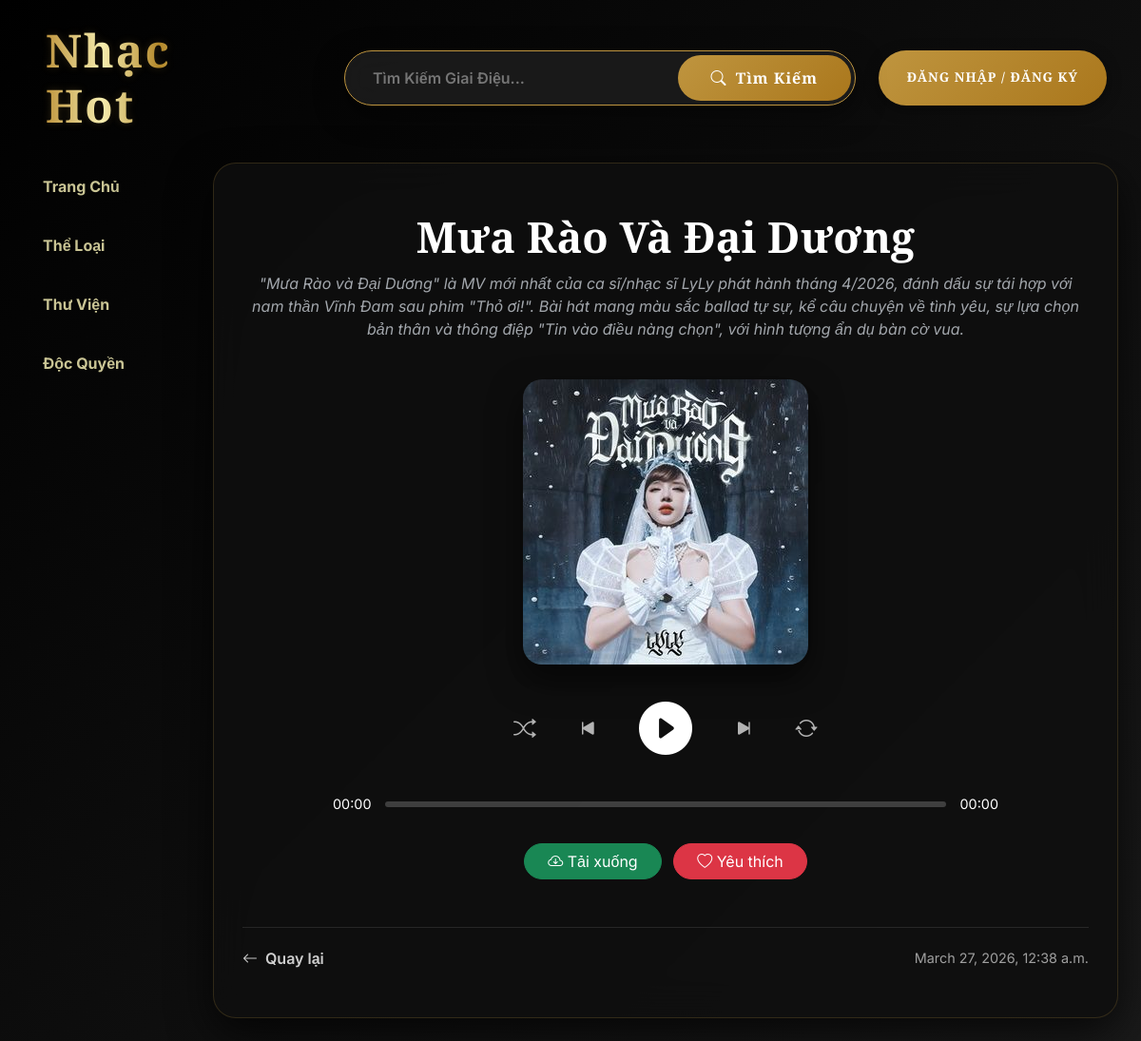
The app's page /music/1/ with its own data.
### index/models.py (models this page shows, shortened)
class Music(models.Model):
    date = models.DateTimeField(auto_now_add=True)
    title = models.CharField(max_length=100)
    content = models.TextField()
    image = models.ImageField(null=True, blank=True)
    audio = models.FileField(null=True, blank=True)

### index/views.py (the view)
# urls.py: path('music/<int:id>/', views.music_detail, name='music_detail'),
def music_detail(request, id):
    item = get_object_or_404(Music, id=id)
    next_url = request.GET.get('next', '/')
    is_downloaded, is_favorited = get_user_status(request, item.id, 'music')
    return render(request, 'index/detail.html', {
        'item': item,
        'type': 'music',
        'next_url': next_url,
        'is_downloaded': is_downloaded,
        'is_favorited': is_favorited
    })

### index/views.py (called while the page is built, shortened)
def get_user_status(request, item_id, source_type):
    return False, False

### index/templates/index/detail.html (shortened to what this page needs)
{% extends "base.html" %}
{% block content %}
<div style="text-align: center; padding-top: 20px;">
  <h2 style="font-size: 2.8rem; margin-bottom: 10px; color: white !important; font-weight: 900;">{{ item.title }}</h2>
  <p style="opacity: 0.7; font-style: italic; color: #e2e8f0;">{{ item.content }}</p>
  {% if item.image %}
  <img src="{{ item.image.url }}"
    style="max-width: 350px; border-radius: 20px; box-shadow: 0 15px 35px rgba(0,0,0,0.6); margin: 25px 0;" />
  {% endif %}
</div>
<div class="music-player-container">
  {% if item.audio %}
  <div class="player-controls">
    <button class="btn-player-icon"><i class="bi bi-shuffle"></i></button>
    <button class="btn-player-icon"><i class="bi bi-skip-start-fill"></i></button>
    <button class="btn-player-icon" onclick="togglePlay()">
      <i id="play-btn-main" class="bi bi-play-circle-fill play-main-btn"></i>
    </button>
    <button class="btn-player-icon"><i class="bi bi-skip-end-fill"></i></button>
    <button class="btn-player-icon"><i class="bi bi-arrow-repeat"></i></button>
  </div>
  <div class="timeline-container">
    <span id="current-time">00:00</span>
    <div class="progress-bar-custom" id="progress-container" onclick="setProgress(event)">
    </div>
    <span id="total-duration">00:00</span>
  </div>
  <div class="text-center mt-4">
    {% if is_downloaded %}
    <a href="{% url 'index:remove_download' type item.id %}?next={{ request.path }}"
      class="btn btn-secondary rounded-pill px-4 me-2">
      <i class="bi bi-cloud-arrow-down-fill"></i> Xóa khỏi máy
    </a>
    {% else %}
    <a href="{% url 'index:add_download' type item.id %}?next={{ request.path }}"
      class="btn btn-success rounded-pill px-4 me-2">
      <i class="bi bi-cloud-arrow-down"></i> Tải xuống
    </a>
    {% endif %}
    {% if is_favorited %}
    <a href="{% url 'index:remove_favorite' type item.id %}?next={{ request.path }}"
      class="btn btn-secondary rounded-pill px-4">
      <i class="bi bi-heart-fill"></i> Bỏ thích
    </a>
    {% else %}
    <a href="{% url 'index:add_favorite' type item.id %}?next={{ request.path }}"
      class="btn btn-danger rounded-pill px-4">
      <i class="bi bi-heart"></i> Yêu thích
    </a>
    {% endif %}
  </div>
  {% endif %}
</div>
<div class="player-footer">
  <div style="display: flex; gap: 20px;">
    <a href="{{ next_url }}" class="back-link-white">
      <i class="bi bi-arrow-left"></i> Quay lại
    </a>
  </div>
  <span class="date-text">{{ item.date }}</span>
</div>
{% endblock %}

### home/templates/base.html (shortened to what this page needs)
<!doctype html>
<html>
{% load static %}
<head>
  <link href="https://cdn.jsdelivr.net/npm/bootstrap@5.3.0/dist/css/bootstrap.min.css" rel="stylesheet" />
  <link rel="stylesheet" href="https://cdn.jsdelivr.net/npm/bootstrap-icons@1.10.5/font/bootstrap-icons.css">
  <link rel="stylesheet" href="{% static 'css/style.css' %}" />
</head>
<body>
  <div class="container-fluid">
    <div class="row align-items-center pt-4 pb-2">
      <div class="col-sm-3 text-start ps-5">
        <h1 class="gold-gradient-text" style="margin: 0; font-size: 3rem; font-weight: 900; letter-spacing: 2px;">
        </h1>
      </div>
      <div class="col-sm-9">
        <div class="d-flex align-items-center justify-content-between pe-4">
          <form class="header-search-form" method="get" action="{% url 'home:search' %}"
            style="height: 58px; padding: 4px; flex: 2; max-width: 600px; margin-left: 50px !important;">
            <input type="text" name="q" placeholder="Tìm kiếm giai điệu..." value="{{ query }}"
              style="text-transform: capitalize;">
            <button type="submit">
              <i class="bi bi-search me-1"></i> Tìm kiếm
            </button>
          </form>
          <div class="auth-wrapper d-flex justify-content-end" style="flex: 1;">
            {% if user.is_authenticated %}
            <div class="dropdown">
              <a href="#" class="gold-text text-decoration-none dropdown-toggle" data-bs-toggle="dropdown"
                style="font-family: 'Playfair Display', serif; font-weight: 900; font-size: 1.1rem; text-transform: uppercase; color: #fcf6ba !important;">
                <i class="bi bi-person-circle"></i> {{ user.username|upper }}
              </a>
              <ul class="dropdown-menu dropdown-menu-dark shadow border-gold" style="border: 1px solid #bf953f;">
                <li>
                  <form action="{% url 'logout' %}" method="post"
                    style="margin:0; background: transparent; border: none;">
                    {% csrf_token %}
                    <button type="submit" class="dropdown-item fw-bold" style="color: #bf953f;">
                      <i class="bi bi-box-arrow-right"></i> ĐĂNG XUẤT
                    </button>
                  </form>
                </li>
              </ul>
            </div>
            {% else %}
            <a href="/accounts/login/" class="text-decoration-none"
              style="font-family: 'Playfair Display', serif; font-weight: 900; font-size: 0.85rem; border: none; padding: 0 30px; height: 58px; display: inline-flex; align-items: center; justify-content: center; border-radius: 30px; background: linear-gradient(135deg, #bf953f, #aa771c); color: #fff; transition: all 0.3s; white-space: nowrap; box-shadow: 0 4px 15px rgba(0, 0, 0, 0.4); text-transform: uppercase; letter-spacing: 1px;">
              ĐĂNG NHẬP / ĐĂNG KÝ
            </a>
            {% endif %}
          </div>
        </div>
      </div>
    </div>
    <div class="row mt-4">
      <div class="col-sm-2 ps-4">
        <ul class="nav flex-column">
          <li><a class="nav-link {% if request.path == '/' %}active{% endif %}" href="/">Trang chủ</a></li>
          <li><a class="nav-link {% if '/category/' in request.path %}active{% endif %}" href="/category/">Thể loại</a></li>
          <li><a class="nav-link {% if '/kho/' in request.path %}active{% endif %}" href="/kho/">Thư viện</a></li>
          <li><a class="nav-link {% if '/docquyen/' in request.path %}active{% endif %}" href="/docquyen/">Độc quyền</a></li>
        </ul>
      </div>
      <div class="col-sm-10 p-4 pt-0">
        <div class="content-wrapper">
          {% block content %}{% endblock %}
        </div>
      </div>
    </div>
  </div>
</body>
</html>

### home/templates/base.html (style rules this page uses)
html, body { font-family: 'Inter', sans-serif; height: 100%; background: linear-gradient(135deg, #000000 0%, #1a1a1a 100%); background-attachment: fixed; color: #e2e8f0; }
h1, h2, h3, h4, h5, h6 { font-family: 'Playfair Display', serif; font-weight: 900; color: #fcf6ba; }
.gold-gradient-text { background: linear-gradient(to right, #bf953f, #fcf6ba, #b38728, #fbf5b7, #aa771c); -webkit-background-clip: text; background-clip: text; color: transparent !important; display: inline-block; text-shadow: 0 0 10px rgba(191, 149, 63, 0.2); }
.header-search-form { display: flex; justify-content: center; background: rgba(30, 30, 30, 0.8); padding: 6px; border-radius: 35px; border: 1px solid #bf953f; backdrop-filter: blur(15px); box-shadow: 0 10px 30px rgba(0, 0, 0, 0.5); margin: 0 !important; }
.header-search-form input[type="text"] { background: transparent; border: none; color: #fcf6ba; padding: 10px 25px; outline: none; flex: 1; font-size: 1rem; font-weight: 600; }
.header-search-form button[type="submit"] { background: linear-gradient(135deg, #bf953f, #aa771c); border: none; color: #fff; font-family: 'Playfair Display', serif; font-weight: 900; border-radius: 30px; padding: 0 35px; height: 100%; transition: all 0.3s; text-transform: capitalize; letter-spacing: 1px; }
.nav-link { color: #fcf6ba; margin-bottom: 12px; transition: all 0.4s cubic-bezier(0.175, 0.885, 0.32, 1.275); border-radius: 12px; padding: 12px 20px; font-weight: 700; border: 1px solid transparent; opacity: 0.8; text-transform: capitalize; }
.content-wrapper { background: rgba(15, 15, 15, 0.85); backdrop-filter: blur(20px); border: 1px solid rgba(191, 149, 63, 0.2); border-radius: 24px; min-height: 80vh; padding: 30px; box-shadow: 0 15px 45px rgba(0, 0, 0, 0.7); }

### index/templates/index/detail.html (style rules this page uses)
.music-player-container { max-width: 700px; margin: 0 auto; }
.player-controls { display: flex; justify-content: center; align-items: center; gap: 30px; margin-bottom: 25px; }
.btn-player-icon { background: none; border: none; color: #b3b3b3; font-size: 1.5rem; cursor: pointer; transition: 0.3s; display: flex; align-items: center; }
.play-main-btn { font-size: 3.5rem; color: white; }
.timeline-container { display: flex; align-items: center; gap: 15px; color: white; font-size: 0.9rem; margin-bottom: 30px; }
.progress-bar-custom { flex: 1; height: 6px; background: rgba(255, 255, 255, 0.2); border-radius: 10px; cursor: pointer; position: relative; }
.player-footer { display: flex; justify-content: space-between; align-items: center; margin-top: 50px; padding: 20px 0; border-top: 1px solid rgba(255, 255, 255, 0.1); width: 100%; }
.back-link-white { color: white !important; text-decoration: none !important; font-weight: 600; transition: all 0.3s ease; display: flex; align-items: center; gap: 8px; opacity: 0.8; }
.date-text { color: white !important; opacity: 0.6; font-size: 0.9rem; }

### records on screen
Music: title "Mưa Rào Và Đại Dương", content "\"Mưa Rào và Đại Dương\" là MV mới nhất của ca sĩ/nhạc sĩ LyLy phát hành tháng 4/2026, đánh dấu sự tái hợp với nam thần Vĩnh Đam sau phim \"Thỏ ơi!\". Bài hát mang màu sắc ballad tự sự, kể câu chuyện về tình yêu, sự lựa chọn bản thân và thông điệp \"Tin vào điều nàng chọn\", với hình tượng ẩn dụ bàn cờ vua.", image (picture), date "March 27, 2026, 12:38 a.m."
